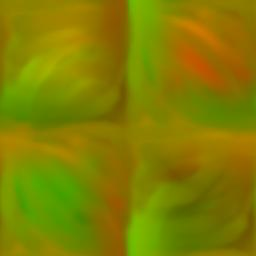
#> input picture assets/Scene资源/uv流动图-seamless.png, 256 x 256 px, given in place of 苔蔓高强降噪2048.png, which was not available
$ python regen_moss_pbr.py
#> lines starting #> are read from the running program, lines starting #| are printed output that depends on the picture
# -*- coding: utf-8 -*-
"""重打包苔蔓 PBR (基于去噪图, 与新颜色/法线一致) + 三件套部署"""
import os
import numpy as np
from PIL import Image

ROOT = r"e:/UGit/cocos-creator38-demo/"
SCENE = ROOT + "assets/Scene资源/"
BK = ROOT + ".CodeBuddyTemp/"
SIZE = 2048

# 颜色源用去噪图 (与颜色/法线同一套图, 亮度变化一致)
img = Image.open(SCENE + "苔蔓高强降噪2048.png").convert("RGB")
a = np.asarray(img).astype(np.float64) / 255.0
lum = a @ np.array([0.299, 0.587, 0.114])
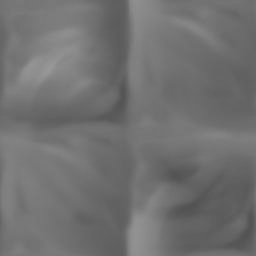
#> lum: shape (256, 256) float64; min 0.325, max 0.601, mean 0.443
rough = np.clip(0.92 - 0.07 * lum, 0, 1)  # 亮部 0.85, 暗部 0.92 (映射规则与旧版一致)

pbr = np.zeros((SIZE, SIZE, 4), dtype=np.float32)
pbr[..., 0] = 0.0       # R: metallic = 0 (有机物)
#> (the run stopped early here; a loop or call above may not have finished)

$ run again, on assets/Scene资源/uv流动图.png
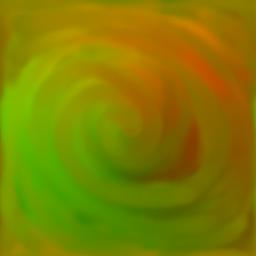
#> input picture assets/Scene资源/uv流动图.png, 256 x 256 px, given in place of 苔蔓高强降噪2048.png, which was not available
#> `lum = a @ np.array([0.299, 0.587, 0.114])`:
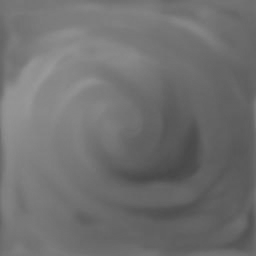
#> lum: shape (256, 256) float64; min 0.282, max 0.605, mean 0.441
